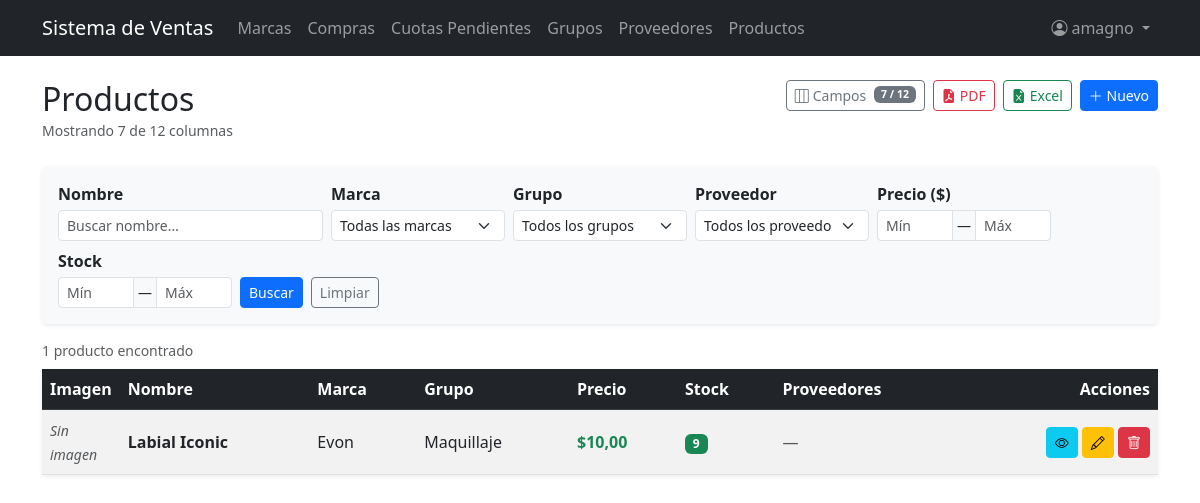
/products/ (signed in), run on the app's committed database.
### billing/models.py (models this page shows, shortened)
class Product(models.Model):
    name = models.CharField(max_length=200, verbose_name='Nombre del producto')
    description = models.TextField(blank=True, null=True, verbose_name='Descripción')
    brand = models.ForeignKey(Brand, on_delete=models.PROTECT, related_name='products', verbose_name='Marca')
    group = models.ForeignKey(ProductGroup, on_delete=models.PROTECT, related_name='products', verbose_name='Grupo')
    suppliers = models.ManyToManyField(Supplier, related_name='products', blank=True, verbose_name='Proveedor')
    unit_price = models.DecimalField(max_digits=12, decimal_places=2, verbose_name='Precio unitario')
    stock = models.IntegerField(default=0, validators=[MinValueValidator(0)])
    image = models.ImageField(upload_to='products/', blank=True, null=True, verbose_name='Imagen')
    is_active = models.BooleanField(default=True, verbose_name='Activo')
    created_at = models.DateTimeField(auto_now_add=True)
    updated_at = models.DateTimeField(auto_now=True)
    class Meta:
        verbose_name = 'Product'
        verbose_name_plural = 'Products'
        ordering = ['name']

class Brand(models.Model):
    name = models.CharField(max_length=100, unique=True, verbose_name='Nombre de marca')
    description = models.TextField(blank=True, null=True , verbose_name='Descripción')
    is_active = models.BooleanField(default=True, verbose_name='Activo')
    created_at = models.DateTimeField(auto_now_add=True)
    updated_at = models.DateTimeField(auto_now=True)
    class Meta:
        verbose_name = 'Brand'
        verbose_name_plural = 'Brands'
        ordering = ['name']
    def __str__(self): return self.name

class ProductGroup(models.Model):
    name = models.CharField(max_length=100, unique=True, verbose_name='Nombre del grupo')
    is_active = models.BooleanField(default=True, verbose_name='Activo')
    created_at = models.DateTimeField(auto_now_add=True)
    updated_at = models.DateTimeField(auto_now=True)
    class Meta:
        verbose_name = 'Product Group'
        verbose_name_plural = 'Product Groups'
        ordering = ['name']
    def __str__(self): return self.name

### billing/views.py (the view, shortened to what this page needs)
# urls.py: path('products/', views.ProductListView.as_view(), name='product_list'),
class ProductListView(ExportMixin, LoginRequiredMixin, PermissionRequiredMixin, ListView):
    model = Product
    template_name = 'billing/product_list.html'
    context_object_name = 'items'
    paginate_by = 3
    export_filename = 'productos'
    ALL_COLUMNS = PRODUCT_ALL_COLUMNS
    permission_required = 'billing.view_product'
    permission_redirect_url = '/'
    def get_queryset(self):
        qs = (
            Product.objects
            .select_related('brand', 'group')
            .prefetch_related('suppliers')
            .order_by('name')
        )
        form = ProductSearchForm(self.request.GET)
        if form.is_valid():
            if form.cleaned_data.get('name'):
                qs = qs.filter(name__icontains=form.cleaned_data['name'])
            if form.cleaned_data.get('brand'):
                qs = qs.filter(brand=form.cleaned_data['brand'])
            if form.cleaned_data.get('group'):
                qs = qs.filter(group=form.cleaned_data['group'])
            if form.cleaned_data.get('supplier'):
                qs = qs.filter(suppliers=form.cleaned_data['supplier'])
            if form.cleaned_data.get('price_min') is not None:
                qs = qs.filter(unit_price__gte=form.cleaned_data['price_min'])
            if form.cleaned_data.get('price_max') is not None:
                qs = qs.filter(unit_price__lte=form.cleaned_data['price_max'])
            if form.cleaned_data.get('stock_min') is not None:
                qs = qs.filter(stock__gte=form.cleaned_data['stock_min'])
            if form.cleaned_data.get('stock_max') is not None:
                qs = qs.filter(stock__lte=form.cleaned_data['stock_max'])
        return qs
    def get_context_data(self, **kwargs):
        ctx = super().get_context_data(**kwargs)
        ctx['search_form'] = ProductSearchForm(self.request.GET)
        ctx['all_columns'] = self.ALL_COLUMNS
        ctx['all_col_keys_json'] = json.dumps([c['key'] for c in self.ALL_COLUMNS])
        ctx['default_col_keys_json'] = json.dumps(
            [c['key'] for c in self.ALL_COLUMNS if c.get('default', True)]
        )
        return ctx

### billing/mixins.py (called while the page is built)
    def get(self, request, *args, **kwargs):
        fmt = request.GET.get('export')
        if fmt == 'pdf':
            return self.export_pdf(self.get_queryset())
        if fmt == 'excel':
            return self.export_excel(self.get_queryset())
        return super().get(request, *args, **kwargs)

    def get_context_data(self, **kwargs):
        ctx = super().get_context_data(**kwargs)
        params = self.request.GET.copy()
        params.pop('page', None)
        params.pop('export', None)
        ctx['query_params'] = params.urlencode()
        return ctx

### billing/models.py (called while the page is built)
    def __str__(self): return self.name

### security/templatetags/security_tags.py (called while the page is built)
@register.filter(name='role_badge_class')
def role_badge_class(role_name):
    return ROLE_BADGE_CLASSES.get(role_name, 'bg-secondary')

@register.filter(name='has_group')
def has_group(user, group_name):
    if not user.is_authenticated:
        return False
    if user.is_superuser:      # el superusuario ve todo
        return True
    return user.groups.filter(name=group_name).exists()

### billing/templates/billing/product_list.html (shortened to what this page needs)
{% extends 'billing/base.html' %}
{% block content %}
<div class="d-flex justify-content-between align-items-start mb-4 flex-wrap gap-2">
  <div>
    <h2 class="mb-0">Productos</h2>
    <small class="text-muted" id="colText">Cargando columnas…</small>
  </div>
  <div class="d-flex gap-2 flex-wrap">
    <button type="button" class="btn btn-outline-secondary btn-sm d-inline-flex align-items-center gap-1"
            data-bs-toggle="modal" data-bs-target="#colModal">
      <i class="bi bi-layout-three-columns"></i> Campos
      <span class="badge bg-secondary ms-1" id="colBadge">…</span>
    </button>
    <a id="btnPdf" href="#" class="btn btn-outline-danger btn-sm d-inline-flex align-items-center gap-1">
      <i class="bi bi-file-earmark-pdf-fill"></i>PDF
    </a>
    <a id="btnExcel" href="#" class="btn btn-outline-success btn-sm d-inline-flex align-items-center gap-1">
      <i class="bi bi-file-earmark-excel-fill"></i>Excel
    </a>
    {% if perms.billing.add_product %}
    <a href="{% url 'billing:product_create' %}" class="btn btn-primary btn-sm">
      <i class="bi bi-plus-lg"></i> Nuevo
    </a>
    {% endif %}
  </div>
</div>
<form method="get" class="card card-body shadow-sm border-0 mb-3 bg-light">
  <div class="row g-2 align-items-end">
    <div class="col-12 col-md-3">
      <label class="form-label form-label-sm fw-semibold mb-1">{{ search_form.name.label }}</label>
      {{ search_form.name }}
    </div>
    <div class="col-6 col-md-2">
      <label class="form-label form-label-sm fw-semibold mb-1">{{ search_form.brand.label }}</label>
      {{ search_form.brand }}
    </div>
    <div class="col-6 col-md-2">
      <label class="form-label form-label-sm fw-semibold mb-1">{{ search_form.group.label }}</label>
      {{ search_form.group }}
    </div>
    <div class="col-12 col-md-2">
      <label class="form-label form-label-sm fw-semibold mb-1">{{ search_form.supplier.label }}</label>
      {{ search_form.supplier }}
    </div>
    <div class="col-6 col-md-2">
      <label class="form-label form-label-sm fw-semibold mb-1">Precio ($)</label>
      <div class="input-group input-group-sm">
        {{ search_form.price_min }}
        <span class="input-group-text px-1">—</span>
        {{ search_form.price_max }}
      </div>
    </div>
    <div class="col-6 col-md-2">
      <label class="form-label form-label-sm fw-semibold mb-1">Stock</label>
      <div class="input-group input-group-sm">
        {{ search_form.stock_min }}
        <span class="input-group-text px-1">—</span>
        {{ search_form.stock_max }}
      </div>
    </div>
    <div class="col-12 col-md-auto d-flex gap-2">
      <button type="submit" class="btn btn-primary btn-sm">Buscar</button>
      <a href="{% url 'billing:product_list' %}" class="btn btn-outline-secondary btn-sm">Limpiar</a>
    </div>
  </div>
</form>
<div class="d-flex justify-content-between align-items-center mb-2">
  <small class="text-muted">
    {% if paginator.count == 1 %}1 producto encontrado
    {% else %}{{ paginator.count }} productos encontrados{% endif %}
  </small>
</div>
<div class="card shadow-sm border-0">
  <div class="table-responsive">
    <table class="table table-striped table-hover align-middle mb-0" id="productTable">
      <thead class="table-dark">
        <tr>
          <th data-col="image" style="width:70px;">Imagen</th>
          <th data-col="name">Nombre</th>
          <th data-col="brand">Marca</th>
          <th data-col="group">Grupo</th>
          <th data-col="unit_price">Precio</th>
          <th data-col="stock">Stock</th>
          <th data-col="suppliers">Proveedores</th>
          <th class="text-end" style="white-space:nowrap;">Acciones</th>
        </tr>
      </thead>
      <tbody>
        {% for item in items %}
        <tr>
          <td data-col="image">
            {% if item.image %}
              <img src="{{ item.image.url }}" alt="{{ item.name }}"
                   style="width:48px;height:48px;object-fit:cover;"
                   class="rounded border">
            {% else %}
              <span class="text-muted small fst-italic">Sin imagen</span>
            {% endif %}
          </td>
          <td data-col="name" class="fw-semibold">{{ item.name }}</td>
          <td data-col="brand">{{ item.brand.name }}</td>
          <td data-col="group">{{ item.group.name }}</td>
          <td data-col="unit_price" class="text-success fw-semibold">${{ item.unit_price }}</td>
          <td data-col="stock">
            <span class="badge {% if item.stock == 0 %}bg-danger{% elif item.stock < 5 %}bg-warning text-dark{% else %}bg-success{% endif %}">
              {{ item.stock }}
            </span>
          </td>
          <td data-col="suppliers">
            {% for s in item.suppliers.all %}
              <span class="badge bg-info text-dark">{{ s.name }}</span>
            {% empty %}
              <span class="text-muted">—</span>
            {% endfor %}
          </td>
          <td class="text-end text-nowrap">
            <a href="{% url 'billing:product_detail' item.pk %}" class="btn btn-sm btn-info" title="Ver" aria-label="Ver">
              <i class="bi bi-eye"></i>
            </a>
            {% if perms.billing.change_product %}
            <a href="{% url 'billing:product_update' item.pk %}" class="btn btn-sm btn-warning" title="Editar" aria-label="Editar">
              <i class="bi bi-pencil"></i>
            </a>
            {% endif %}
            {% if perms.billing.delete_product %}
            <a href="{% url 'billing:product_delete' item.pk %}" class="btn btn-sm btn-danger" title="Eliminar" aria-label="Eliminar">
              <i class="bi bi-trash"></i>
            </a>
            {% endif %}
          </td>
        </tr>
        {% endfor %}
      </tbody>
    </table>
  </div>
</div>
{% endblock %}

### billing/templates/billing/base.html (shortened to what this page needs)
{% load security_tags %}
<!DOCTYPE html>
<html lang="es">
<head>
  <link href="https://cdn.jsdelivr.net/npm/bootstrap@5.3.0/dist/css/bootstrap.min.css" rel="stylesheet">
  <link href="https://cdn.jsdelivr.net/npm/bootstrap-icons@1.11.3/font/bootstrap-icons.min.css" rel="stylesheet">
</head>
<body>
<nav class="navbar navbar-expand-lg navbar-dark bg-dark">
  <div class="container">
    <a class="navbar-brand" href="{% url 'billing:home' %}">Sistema de Ventas</a>
    <div class="collapse navbar-collapse" id="nav">
      <ul class="navbar-nav me-auto">
        {% if user.is_authenticated %}
        {% if perms.billing.view_brand %}
        <li class="nav-item"><a class="nav-link" href="{% url 'billing:brand_list' %}">Marcas</a></li>
        {% endif %}
        {% if perms.purchasing.view_purchase %}
        <li class="nav-item"><a class="nav-link" href="{% url 'purchasing:purchase_list' %}">Compras</a></li>
        <li class="nav-item"><a class="nav-link" href="{% url 'creditos_compras:cuotas_pendientes' %}">Cuotas Pendientes</a></li>
        {% endif %}
        {% if perms.billing.view_productgroup %}
        <li class="nav-item"><a class="nav-link" href="{% url 'billing:productgroup_list' %}">Grupos</a></li>
        {% endif %}
        {% if perms.billing.view_supplier %}
        <li class="nav-item"><a class="nav-link" href="{% url 'billing:supplier_list' %}">Proveedores</a></li>
        {% endif %}
        {% if perms.billing.view_product %}
        <li class="nav-item"><a class="nav-link" href="{% url 'billing:product_list' %}">Productos</a></li>
        {% endif %}
        {% endif %}
      </ul>
      <ul class="navbar-nav">
        {% if user.is_authenticated %}
        {% with role=user.groups.first %}
        <li class="nav-item dropdown">
          <a class="nav-link dropdown-toggle" href="#" data-bs-toggle="dropdown">
            <i class="bi bi-person-circle me-1"></i>{{ user.username }}
          </a>
        </li>
        {% endwith %}
        {% else %}
        <li class="nav-item">
          <a class="nav-link" href="{% url 'security:login' %}">Login</a>
        </li>
        {% endif %}
      </ul>
    </div>
  </div>
</nav>
<div class="container mt-4">
  {% block content %}
  {% endblock %}
</div>
</body>
</html>

### data on the page
Product: image "Sin imagen", name "Labial Iconic", brand.name "Evon", group.name "Maquillaje", unit_price "10,00", stock "9"

### other printed values
{{ user.username }} "amagno"
{{ search_form.name.label }} "Nombre"
{{ search_form.brand.label }} "Marca"
{{ search_form.group.label }} "Grupo"
{{ search_form.supplier.label }} "Proveedor"
